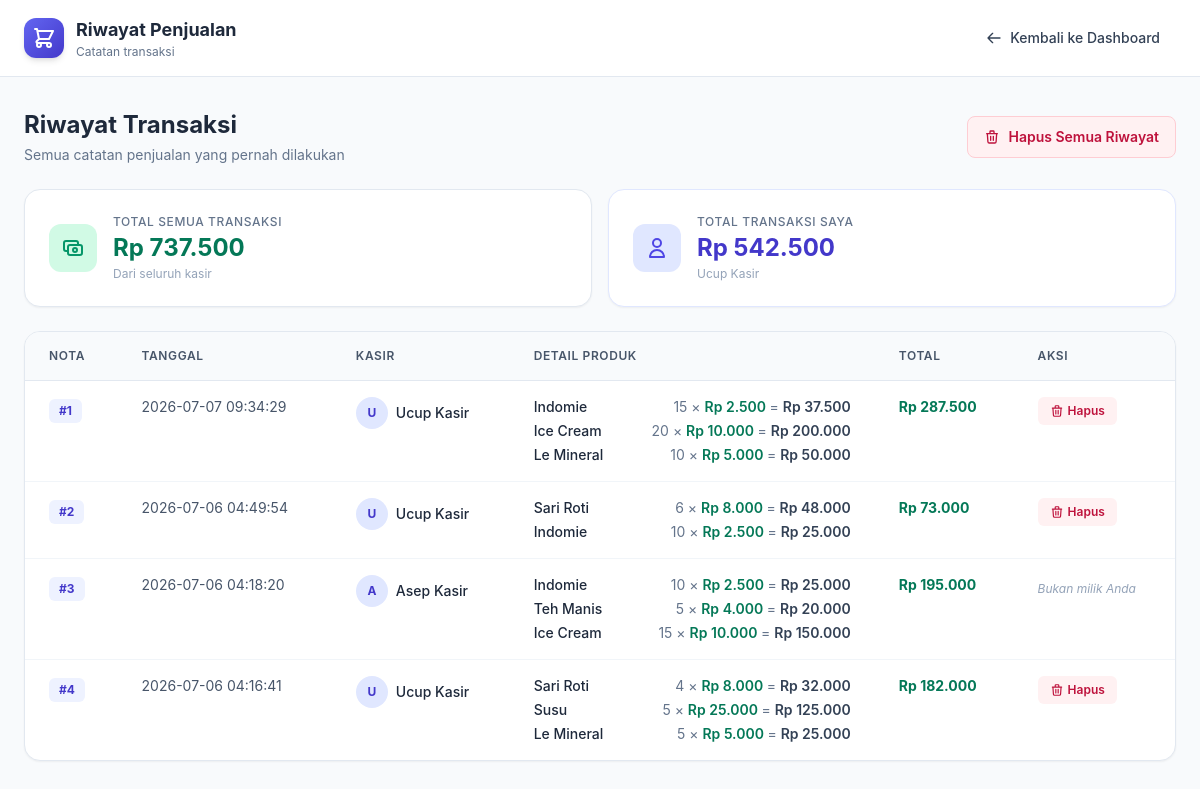
The page /riwayat.php (signed in) on the database its author committed.
### tables this page shows
CREATE TABLE `detail_penjualan` (
  `id` int NOT NULL,
  `penjualan_id` int DEFAULT NULL,
  `produk_id` int DEFAULT NULL,
  `jumlah` int NOT NULL,
  `subtotal` int NOT NULL
);

CREATE TABLE `produk` (
  `id` int NOT NULL,
  `nama_produk` varchar(100) NOT NULL,
  `harga` int NOT NULL,
  `stok` int NOT NULL
);

### riwayat.php (the view, shortened to what this page needs)
<?php
include 'koneksi.php';
$uid = (int) $_SESSION['user_id'];
$nama_kasir_login = $_SESSION['nama_lengkap'];
$sql = "SELECT penjualan.id AS nota_id, penjualan.user_id AS penjualan_user_id, penjualan.tanggal,
               penjualan.total_bayar, user.nama_lengkap AS nama_kasir,
               produk.nama_produk, detail_penjualan.jumlah, detail_penjualan.subtotal
        FROM detail_penjualan
        JOIN penjualan ON detail_penjualan.penjualan_id = penjualan.id
        JOIN produk ON detail_penjualan.produk_id = produk.id
        JOIN user ON penjualan.user_id = user.id
        ORDER BY penjualan.tanggal DESC, penjualan.id DESC";
$query = mysqli_query($koneksi, $sql);
$notas = [];
while ($row = mysqli_fetch_assoc($query)) {
    $nid = $row['nota_id'];
    if (!isset($notas[$nid])) {
        $notas[$nid] = [
            'nota_id' => $nid,
            'penjualan_user_id' => $row['penjualan_user_id'],
            'tanggal' => $row['tanggal'],
            'nama_kasir' => $row['nama_kasir'],
            'total_bayar' => $row['total_bayar'],
            'items' => [],
        ];
    }
    $notas[$nid]['items'][] = [
        'nama_produk' => $row['nama_produk'],
        'jumlah' => $row['jumlah'],
        'subtotal' => $row['subtotal'],
    ];
}
$row_total_semua = mysqli_fetch_row(mysqli_query($koneksi, "SELECT IFNULL(SUM(subtotal), 0) FROM detail_penjualan"));
$total_semua = $row_total_semua[0];
$row_total_saya = mysqli_fetch_row(mysqli_query(
    $koneksi,
    "SELECT IFNULL(SUM(detail_penjualan.subtotal), 0)
     FROM detail_penjualan
     JOIN penjualan ON detail_penjualan.penjualan_id = penjualan.id
     WHERE penjualan.user_id = $uid"
));
$total_saya = $row_total_saya[0];
?>
<!DOCTYPE html>
<html lang="id">
<head>
    <script src="https://cdn.tailwindcss.com"></script>
    <link rel="stylesheet" href="https://cdn.jsdelivr.net/npm/@fontsource/inter@5.0.0/index.css">
</head>
<body class="min-h-screen bg-slate-50">
    <nav class="bg-white border-b border-slate-200 sticky top-0 z-50">
        <div class="max-w-7xl mx-auto px-6 py-4 flex items-center justify-between">
            <div class="flex items-center gap-3">
                <div
                    class="w-10 h-10 bg-gradient-to-br from-indigo-500 to-indigo-700 rounded-xl flex items-center justify-center shadow-md">
                    <svg class="w-6 h-6 text-white" fill="none" stroke="currentColor" viewBox="0 0 24 24">
                        <path stroke-linecap="round" stroke-linejoin="round" stroke-width="2"
                            d="M3 3h2l.4 2M7 13h10l4-8H5.4M7 13L5.4 5M7 13l-2.293 2.293c-.63.63-.184 1.707.707 1.707H17m0 0a2 2 0 100 4 2 2 0 000-4zm-8 2a2 2 0 11-4 0 2 2 0 014 0z" />
                    </svg>
                </div>
                <div>
                    <h1 class="text-lg font-bold text-slate-800">Riwayat Penjualan</h1>
                    <p class="text-xs text-slate-500">Catatan transaksi</p>
                </div>
            </div>
            <a href="index.php"
                class="inline-flex items-center gap-2 px-4 py-2 text-sm font-medium text-slate-700 hover:bg-slate-100 rounded-lg transition">
                <svg class="w-4 h-4" fill="none" stroke="currentColor" viewBox="0 0 24 24">
                    <path stroke-linecap="round" stroke-linejoin="round" stroke-width="2"
                        d="M10 19l-7-7m0 0l7-7m-7 7h18" />
                </svg>
                Kembali ke Dashboard
            </a>
        </div>
    </nav>
    <main class="max-w-7xl mx-auto px-6 py-8">
        <div class="flex flex-col sm:flex-row sm:items-center sm:justify-between gap-4 mb-6">
            <div>
                <h2 class="text-2xl font-bold text-slate-800">Riwayat Transaksi</h2>
                <p class="text-sm text-slate-500 mt-1">Semua catatan penjualan yang pernah dilakukan</p>
            </div>
            <a href="riwayat.php?hapus_semua=1"
                onclick="return confirm('Yakin ingin menghapus semua riwayat transaksi? Tindakan ini akan MENGHAPUS SEMUA RIWAYAT TRANSAKSI!')"
                class="inline-flex items-center gap-2 px-4 py-2.5 bg-rose-50 hover:bg-rose-100 text-rose-700 border border-rose-200 text-sm font-semibold rounded-lg transition">
                <svg class="w-4 h-4" fill="none" stroke="currentColor" viewBox="0 0 24 24">
                    <path stroke-linecap="round" stroke-linejoin="round" stroke-width="2"
                        d="M19 7l-.867 12.142A2 2 0 0116.138 21H7.862a2 2 0 01-1.995-1.858L5 7m5 4v6m4-6v6m1-10V4a1 1 0 00-1-1h-4a1 1 0 00-1 1v3M4 7h16" />
                </svg>
                Hapus Semua Riwayat
            </a>
        </div>
        <div class="grid grid-cols-1 sm:grid-cols-2 gap-4 mb-6">
            <div class="bg-white rounded-2xl border border-slate-200 shadow-sm p-6 flex items-center gap-4">
                <div
                    class="w-12 h-12 bg-emerald-100 text-emerald-600 rounded-xl flex items-center justify-center flex-shrink-0">
                    <svg class="w-6 h-6" fill="none" stroke="currentColor" viewBox="0 0 24 24">
                        <path stroke-linecap="round" stroke-linejoin="round" stroke-width="2"
                            d="M17 9V7a2 2 0 00-2-2H5a2 2 0 00-2 2v6a2 2 0 002 2h2m2 4h10a2 2 0 002-2v-6a2 2 0 00-2-2H9a2 2 0 00-2 2v6a2 2 0 002 2zm7-5a2 2 0 11-4 0 2 2 0 014 0z" />
                    </svg>
                </div>
                <div>
                    <p class="text-xs font-medium text-slate-500 uppercase tracking-wider">Total Semua Transaksi</p>
                    <p class="text-2xl font-bold text-emerald-700 mt-0.5">
                        Rp
                        <?php echo number_format($total_semua, 0, ',', '.'); ?>
                    </p>
                    <p class="text-xs text-slate-400 mt-0.5">Dari seluruh kasir</p>
                </div>
            </div>
            <div class="bg-white rounded-2xl border border-indigo-100 shadow-sm p-6 flex items-center gap-4">
                <div
                    class="w-12 h-12 bg-indigo-100 text-indigo-600 rounded-xl flex items-center justify-center flex-shrink-0">
                    <svg class="w-6 h-6" fill="none" stroke="currentColor" viewBox="0 0 24 24">
                        <path stroke-linecap="round" stroke-linejoin="round" stroke-width="2"
                            d="M16 7a4 4 0 11-8 0 4 4 0 018 0zM12 14a7 7 0 00-7 7h14a7 7 0 00-7-7z" />
                    </svg>
                </div>
                <div>
                    <p class="text-xs font-medium text-slate-500 uppercase tracking-wider">Total Transaksi Saya</p>
                    <p class="text-2xl font-bold text-indigo-700 mt-0.5">
                        Rp
                        <?php echo number_format($total_saya, 0, ',', '.'); ?>
                    </p>
                    <p class="text-xs text-slate-400 mt-0.5">
                        <?php echo htmlspecialchars($nama_kasir_login); ?>
                    </p>
                </div>
            </div>
        </div>
        <div class="bg-white rounded-2xl border border-slate-200 shadow-sm overflow-hidden">
            <div class="overflow-x-auto">
                <table class="w-full">
                    <thead class="bg-slate-50 border-b border-slate-200">
                        <tr>
                            <th
                                class="px-6 py-4 text-left text-xs font-semibold text-slate-600 uppercase tracking-wider">
                                Nota</th>
                            <th
                                class="px-6 py-4 text-left text-xs font-semibold text-slate-600 uppercase tracking-wider">
                                Tanggal</th>
                            <th
                                class="px-6 py-4 text-left text-xs font-semibold text-slate-600 uppercase tracking-wider">
                                Kasir</th>
                            <th
                                class="px-6 py-4 text-left text-xs font-semibold text-slate-600 uppercase tracking-wider">
                                Detail Produk</th>
                            <th
                                class="px-6 py-4 text-left text-xs font-semibold text-slate-600 uppercase tracking-wider">
                                Total</th>
                            <th
                                class="px-6 py-4 text-left text-xs font-semibold text-slate-600 uppercase tracking-wider">
                                Aksi</th>
                        </tr>
                    </thead>
                    <tbody class="divide-y divide-slate-100">
                        <?php $no = 1;
                        foreach ($notas as $nota): ?>
                            <tr class="hover:bg-slate-50 transition align-top">
                                <td class="px-6 py-4">
                                    <span
                                        class="inline-flex px-2.5 py-1 bg-indigo-50 text-indigo-700 text-xs font-bold rounded-md">
                                        #<?php echo $no++; ?>
                                    </span>
                                </td>
                                <td class="px-6 py-4 text-sm text-slate-600 whitespace-nowrap">
                                    <?php echo $nota['tanggal']; ?>
                                </td>
                                <td class="px-6 py-4">
                                    <div class="flex items-center gap-2">
                                        <div
                                            class="w-8 h-8 bg-indigo-100 text-indigo-700 rounded-full flex items-center justify-center text-xs font-bold flex-shrink-0">
                                            <?php echo strtoupper(substr($nota['nama_kasir'], 0, 1)); ?>
                                        </div>
                                        <span class="text-sm text-slate-800 font-medium whitespace-nowrap">
                                            <?php echo htmlspecialchars($nota['nama_kasir']); ?>
                                        </span>
                                    </div>
                                </td>
                                <td class="px-6 py-4">
                                    <div class="space-y-1">
                                        <?php foreach ($nota['items'] as $item): ?>
                                            <div class="flex items-center justify-between gap-4 text-sm">
                                                <span class="text-slate-800 font-medium">
                                                    <?php echo htmlspecialchars($item['nama_produk']); ?>
                                                </span>
                                                <span class="text-slate-500 whitespace-nowrap">
                                                    <?php echo $item['jumlah']; ?> &times;
                                                    <span class="text-emerald-700 font-semibold">
                                                        Rp
                                                        <?php echo number_format($item['subtotal'] / $item['jumlah'], 0, ',', '.'); ?>
                                                    </span>
                                                    = <span class="font-semibold text-slate-700">Rp
                                                        <?php echo number_format($item['subtotal'], 0, ',', '.'); ?></span>
                                                </span>
                                            </div>
                                        <?php endforeach; ?>
                                    </div>
                                </td>
                                <td class="px-6 py-4 text-sm font-bold text-emerald-700 whitespace-nowrap">
                                    Rp <?php echo number_format($nota['total_bayar'], 0, ',', '.'); ?>
                                </td>
                                <td class="px-6 py-4">
                                    <?php if ($nota['penjualan_user_id'] == $uid): ?>
                                        <a href="riwayat.php?hapus_nota=<?php echo $nota['nota_id']; ?>"
                                            onclick="return confirm('Hapus nota #<?php echo $no - 1; ?>?')"
                                            class="inline-flex items-center gap-1 px-3 py-1.5 bg-rose-50 hover:bg-rose-100 text-rose-700 text-xs font-semibold rounded-md transition">
                                            <svg class="w-3.5 h-3.5" fill="none" stroke="currentColor" viewBox="0 0 24 24">
                                                <path stroke-linecap="round" stroke-linejoin="round" stroke-width="2"
                                                    d="M19 7l-.867 12.142A2 2 0 0116.138 21H7.862a2 2 0 01-1.995-1.858L5 7m5 4v6m4-6v6m1-10V4a1 1 0 00-1-1h-4a1 1 0 00-1 1v3M4 7h16" />
                                            </svg>
                                            Hapus
                                        </a>
                                    <?php else: ?>
                                        <span class="text-xs text-slate-400 italic">Bukan milik Anda</span>
                                    <?php endif; ?>
                                </td>
                            </tr>
                        <?php endforeach; ?>
                    </tbody>
                </table>
            </div>
        </div>
    </main>
</body>
</html>

### riwayat.php (style rules this page uses)
body { font-family: 'Inter', sans-serif; }

### rows shown on the page
detail_penjualan: produk.nama_produk "Indomie", jumlah "15", $item['subtotal'] / $item['jumlah'] "2.500", subtotal "37.500"
detail_penjualan: produk.nama_produk "Ice Cream", jumlah "20", $item['subtotal'] / $item['jumlah'] "10.000", subtotal "200.000"
detail_penjualan: produk.nama_produk "Le Mineral", jumlah "10", $item['subtotal'] / $item['jumlah'] "5.000", subtotal "50.000"
detail_penjualan: produk.nama_produk "Sari Roti", jumlah "6", $item['subtotal'] / $item['jumlah'] "8.000", subtotal "48.000"
detail_penjualan: produk.nama_produk "Teh Manis", jumlah "5", $item['subtotal'] / $item['jumlah'] "4.000", subtotal "20.000"
detail_penjualan: produk.nama_produk "Ice Cream", jumlah "15", $item['subtotal'] / $item['jumlah'] "10.000", subtotal "150.000"
detail_penjualan: produk.nama_produk "Sari Roti", jumlah "4", $item['subtotal'] / $item['jumlah'] "8.000", subtotal "32.000"
detail_penjualan: produk.nama_produk "Susu", jumlah "5", $item['subtotal'] / $item['jumlah'] "25.000", subtotal "125.000"
detail_penjualan: produk.nama_produk "Le Mineral", jumlah "5", $item['subtotal'] / $item['jumlah'] "5.000", subtotal "25.000"

### other values the page prints
$total_semua "737.500"
$total_saya "542.500"
$nama_kasir_login "Ucup Kasir"
$nota['tanggal'] "2026-07-07 09:34:29"
substr($nota['nama_kasir'], 0, 1) "U"
$nota['nama_kasir'] "Ucup Kasir"
$nota['total_bayar'] "287.500"
$nota['tanggal'] "2026-07-06 04:49:54"
$item['nama_produk'] "Indomie"
$item['jumlah'] "10"
$item['subtotal'] / $item['jumlah'] "2.500"
$item['subtotal'] "25.000"
$nota['total_bayar'] "73.000"
$nota['tanggal'] "2026-07-06 04:18:20"
substr($nota['nama_kasir'], 0, 1) "A"
